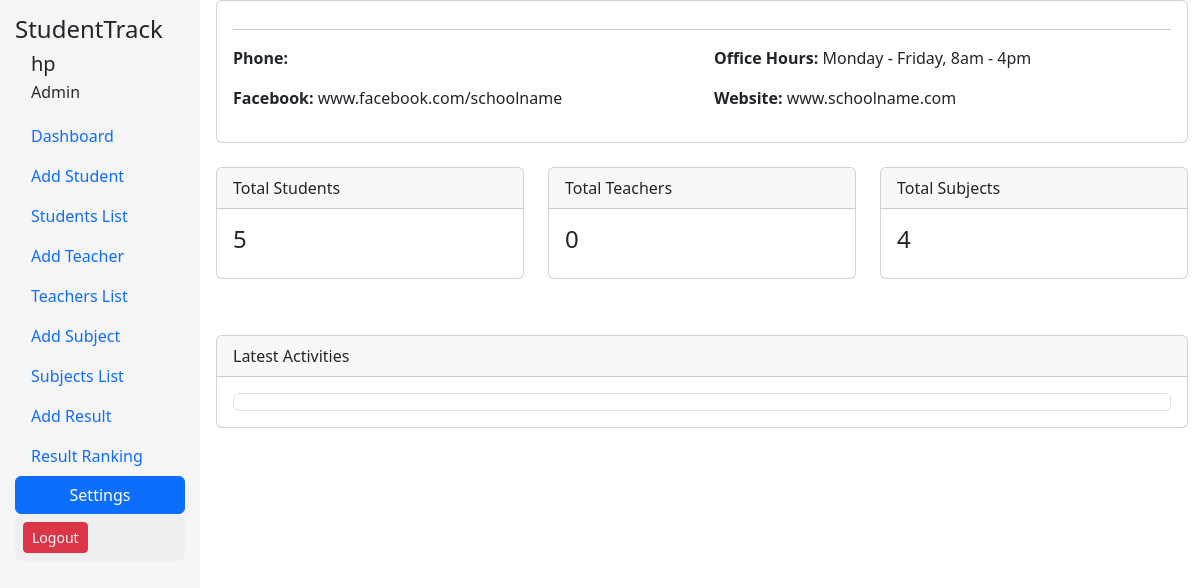
The app's page / (signed in), older data.
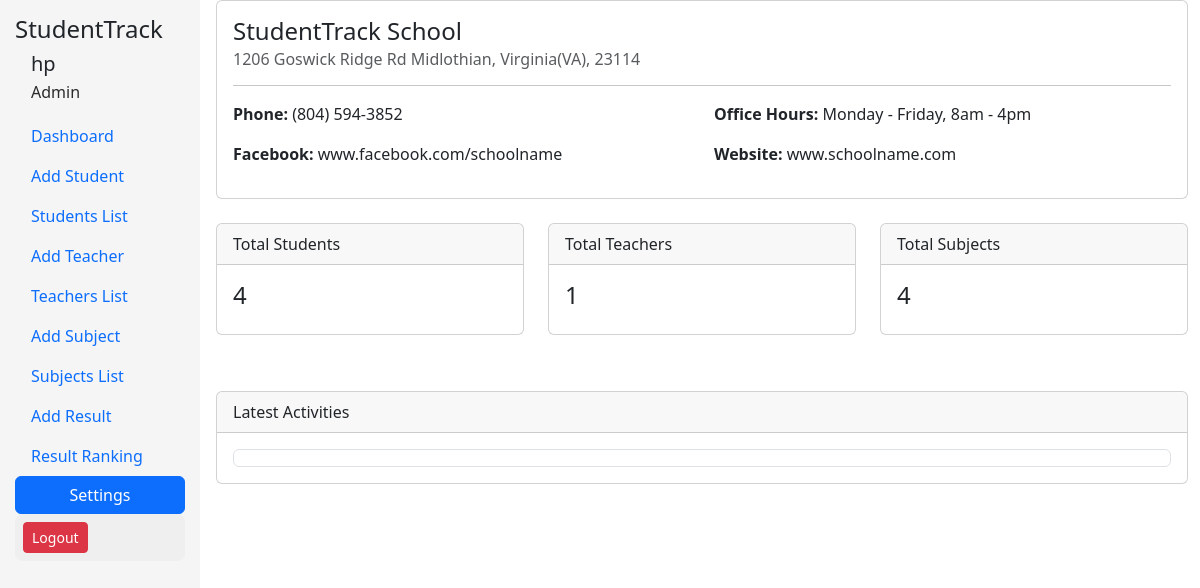
The same page, newer data.
### smsapp/models.py (models this page shows)
class School(models.Model):
    name = models.CharField(max_length=50, null=True)
    short_name = models.CharField(max_length=10, null=True)
    number = models.CharField(max_length=15)
    address = models.TextField(null=True)
    created_at = models.DateTimeField(default=timezone.now)

### smsapp/views.py (the view)
# urls.py: 2. Add a URL to urlpatterns:  path('', views.home, name='home')
@login_required(login_url='/userlogin')
def home(request):
    students = Student.objects.all()
    subjects = Subject.objects.all()
    teachers = Teacher.objects.all()
    exams = Result.objects.all()
    try:
        school = School.objects.latest('created_at')
    except Exception as e:
        school = e
    context = {"students": len(students),
               "subjects": len(subjects),
               "teachers": len(teachers),
               "school": school,
               "exams": len(exams)
               }
    return render(request, "home.html", context)

### templates/home.html (shortened to what this page needs)
{% extends 'base.html' %}
{% block body %}
<div class="row">
  {% include 'sidebar.html'%}
    <div class="col-md-10 mb-4">
      <div class="container-fluid">
        <div class="card mb-4">
          <div class="card-body">
            <h4 class="card-title">{{school.name}}</h4>
            <h6 class="card-subtitle mb-2 text-muted">{{school.address}}</h6>
            <hr>
            <div class="row">
              <div class="col-md-6">
                <p><strong>Phone:</strong> {{school.number}}</p>
                <p><strong>Facebook:</strong> www.facebook.com/schoolname</p>
              </div>
              <div class="col-md-6">
                <p><strong>Office Hours:</strong> Monday - Friday, 8am - 4pm</p>
                <p><strong>Website:</strong> www.schoolname.com</p>
              </div>
            </div>
          </div>
        </div>
        <div class="row mb-4">
          <div class="col-sm-6 col-md-4 mb-4">
            <div class="card mb-2">
              <div class="card-header">
                Total Students
              </div>
              <div class="card-body">
                <h4 class="card-title">{{students}}</h4>
              </div>
            </div>
          </div>
          <div class="col-sm-6 col-md-4">
            <div class="card">
              <div class="card-header">
                Total Teachers
              </div>
              <div class="card-body">
                <h4 class="card-title">{{teachers}}</h4>
              </div>
            </div>
          </div>
          <div class="col-sm-6 col-md-4">
            <div class="card">
              <div class="card-header">
                Total Subjects
              </div>
              <div class="card-body">
                <h4 class="card-title">{{subjects}}</h4>
              </div>
            </div>
          </div>
        </div>
        <div class="row mt-4">
          <div class="col-md-12">
            <div class="card">
              <div class="card-header">
                Latest Activities
              </div>
              <div class="card-body">
                <ul class="list-group">
                  <li class="list-group-item"></li>
                </ul>
              </div>
            </div>
          </div>
        </div>
      </div>
  </div>
  {% endblock body %}

Row changes from the older to the newer data that the page shows:
added School: name "StudentTrack School", address "1206 Goswick Ridge Rd Midlothian, Virginia(VA), 23114", number "(804) 594-3852"
Text that changed along with them:
{{ students }}: "5" → "4"
{{ teachers }}: "0" → "1"
